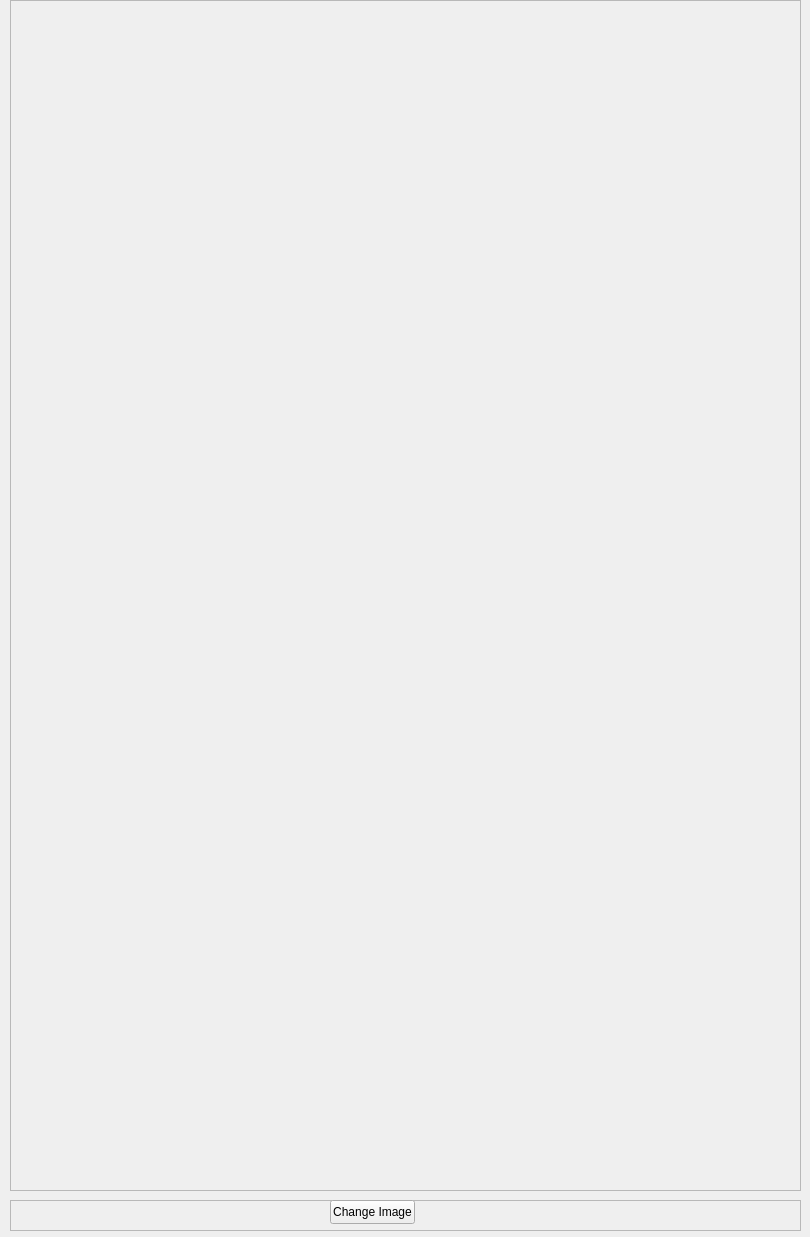
<?xml version="1.0" encoding="UTF-8"?>
<ui version="4.0">
 <class>MainWindow</class>
 <widget class="QMainWindow" name="MainWindow">
  <property name="geometry">
   <rect>
    <x>0</x>
    <y>0</y>
    <width>810</width>
    <height>1237</height>
   </rect>
  </property>
  <widget class="QWidget" name="centralwidget">
   <widget class="QFrame" name="background_frame">
    <property name="geometry">
     <rect>
      <x>10</x>
      <y>0</y>
      <width>791</width>
      <height>1191</height>
     </rect>
    </property>
    <property name="frameShape">
     <enum>QFrame::StyledPanel</enum>
    </property>
    <property name="frameShadow">
     <enum>QFrame::Raised</enum>
    </property>
    <layout class="QVBoxLayout" name="verticalLayout">
     <item>
      <widget class="PlotWidget" name="plotWidget" native="true"/>
     </item>
    </layout>
   </widget>
   <widget class="QFrame" name="frame">
    <property name="geometry">
     <rect>
      <x>10</x>
      <y>1200</y>
      <width>791</width>
      <height>31</height>
     </rect>
    </property>
    <property name="frameShape">
     <enum>QFrame::StyledPanel</enum>
    </property>
    <property name="frameShadow">
     <enum>QFrame::Raised</enum>
    </property>
    <widget class="QPushButton" name="pushButton_change_image">
     <property name="enabled">
      <bool>true</bool>
     </property>
     <property name="geometry">
      <rect>
       <x>320</x>
       <y>0</y>
       <width>85</width>
       <height>24</height>
      </rect>
     </property>
     <property name="text">
      <string>Change Image</string>
     </property>
    </widget>
   </widget>
  </widget>
 </widget>
 <customwidgets>
  <customwidget>
   <class>PlotWidget</class>
   <extends>QWidget</extends>
   <header>pyqtgraph</header>
   <container>1</container>
  </customwidget>
 </customwidgets>
 <resources>
  <include location="../resources/resources.qrc"/>
 </resources>
 <connections/>
</ui>
